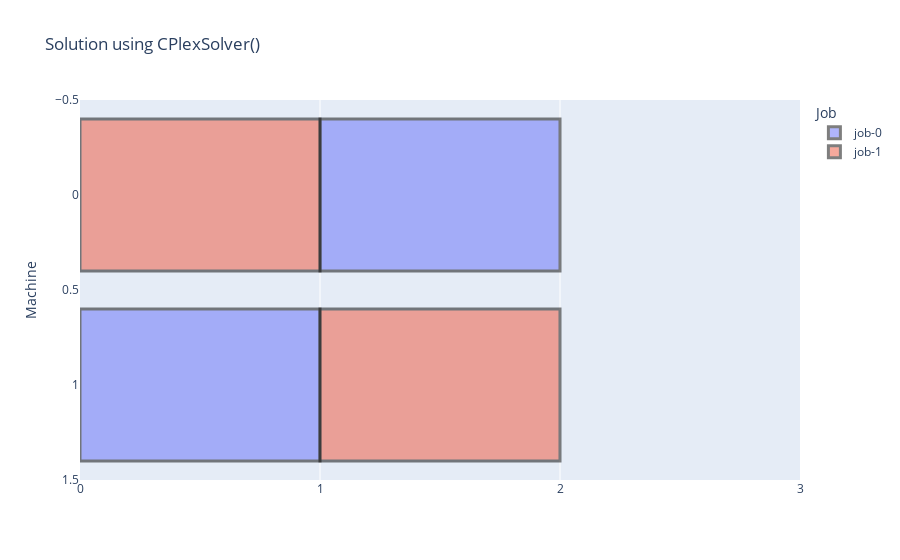

Here is the notebook cell this chart was saved with:
### Code cell
draw_solution(jsp, solution=cplex_solution_schedule, x_max=cplex_makespan+1, title='Solution using CPlexSolver()')

### Figure 1 — Plotly figure (JSON) as saved in the notebook; plotly's stock layout.template omitted (floating-point values rounded to 4 significant figures)
{"data": [{"alignmentgroup": "True", "base": ["1971-01-01", "1971-01-02"], "customdata": [["operation-0"], ["operation-1"]], "hovertemplate": "Job=job-0<br>Start=%{base}<br>Finish=%{x}<br>Machine=%{y}<br>Operation=%{customdata[0]}<extra></extra>", "legendgroup": "job-0", "marker": {"color": "#636efa", "line": {"color": "black", "width": 3}}, "name": "job-0", "offsetgroup": "job-0", "opacity": 0.5, "orientation": "h", "showlegend": true, "textposition": "auto", "type": "bar", "x": [86400000, 86400000], "xaxis": "x", "y": [1, 0], "yaxis": "y"}, {"alignmentgroup": "True", "base": ["1971-01-01", "1971-01-02"], "customdata": [["operation-0"], ["operation-1"]], "hovertemplate": "Job=job-1<br>Start=%{base}<br>Finish=%{x}<br>Machine=%{y}<br>Operation=%{customdata[0]}<extra></extra>", "legendgroup": "job-1", "marker": {"color": "#EF553B", "line": {"color": "black", "width": 3}}, "name": "job-1", "offsetgroup": "job-1", "opacity": 0.5, "orientation": "h", "showlegend": true, "textposition": "auto", "type": "bar", "x": [86400000, 86400000], "xaxis": "x", "y": [0, 1], "yaxis": "y"}], "layout": {"barmode": "overlay", "legend": {"title": {"text": "Job"}, "tracegroupgap": 0}, "title": {"text": "Solution using CPlexSolver()"}, "xaxis": {"anchor": "y", "domain": [0, 1], "range": ["1971-01-01", "1971-01-04"], "ticktext": [0, 1, 2, 3], "tickvals": ["1971-01-01", "1971-01-02", "1971-01-03", "1971-01-04"], "type": "date"}, "yaxis": {"anchor": "x", "autorange": "reversed", "domain": [0, 1], "title": {"text": "Machine"}}}}
